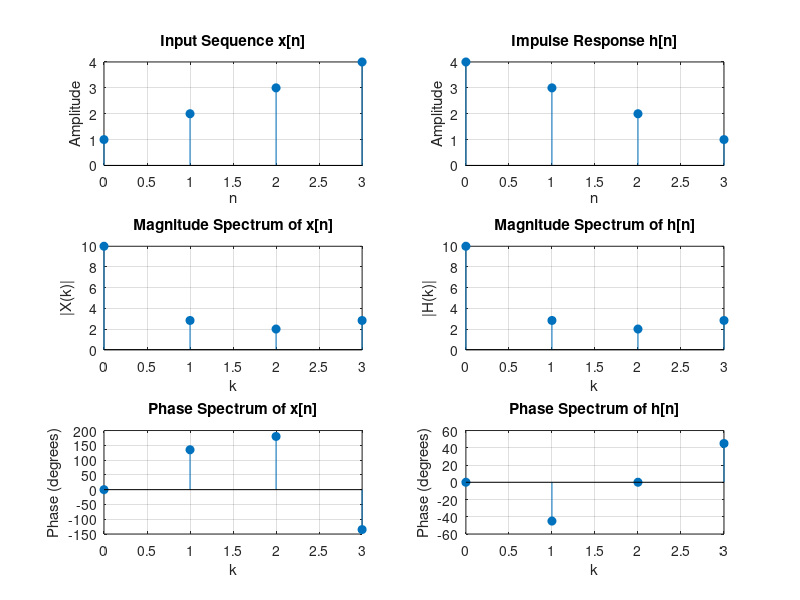

This chart was generated by the following MATLAB code:
clc;
clear all;
close all;

% Define the given sequences
x = [1, 2, 3, 4];
h = [4, 3, 2, 1];

% Compute FFT for the sequences
N = max(length(x), length(h)); % Take FFT length as the max of the sequences
X_fft = fft(x, N);
H_fft = fft(h, N);

% Compute Magnitude and Phase
mag_X = abs(X_fft);
phase_X = angle(X_fft) * 180 / pi; % Convert phase to degrees

mag_H = abs(H_fft);
phase_H = angle(H_fft) * 180 / pi; % Convert phase to degrees

% Plot x[n] and its FFT
figure;
subplot(3,2,1);
stem(0:N-1, x, 'filled');
title('Input Sequence x[n]');
xlabel('n'); ylabel('Amplitude');
grid on;

subplot(3,2,3);
stem(0:N-1, mag_X, 'filled');
title('Magnitude Spectrum of x[n]');
xlabel('k'); ylabel('|X(k)|');
grid on;

subplot(3,2,5);
stem(0:N-1, phase_X, 'filled');
title('Phase Spectrum of x[n]');
xlabel('k'); ylabel('Phase (degrees)');
grid on;

% Plot h[n] and its FFT
subplot(3,2,2);
stem(0:N-1, h, 'filled');
title('Impulse Response h[n]');
xlabel('n'); ylabel('Amplitude');
grid on;

subplot(3,2,4);
stem(0:N-1, mag_H, 'filled');
title('Magnitude Spectrum of h[n]');
xlabel('k'); ylabel('|H(k)|');
grid on;

subplot(3,2,6);
stem(0:N-1, phase_H, 'filled');
title('Phase Spectrum of h[n]');
xlabel('k'); ylabel('Phase (degrees)');
grid on;
